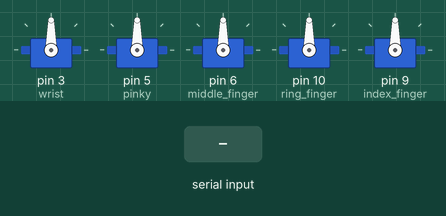
A sketch run on a simulated Arduino Uno, built with avr-gcc and run on an emulated ATmega328P. On the bench: 5 × servo. Inputs (shaded band) come from the test bench. What the sketch prints to the serial monitor is not drawn.

Above: at 1.2 s.
1.3 s: "90,45,200\n" received over Serial
At 2.5 s:
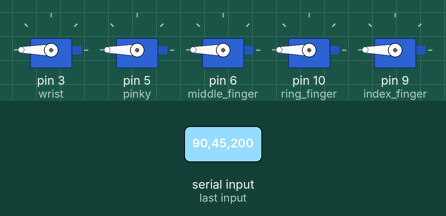
2.8 s: "5\n" received over Serial
At 3.6 s:
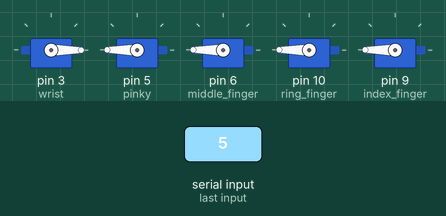
4.3 s: "1,90,45\n" received over Serial
At 4.8 s:
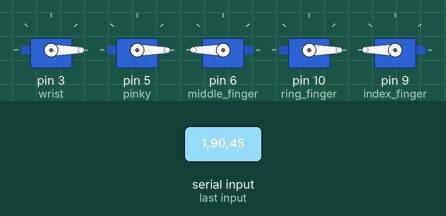
5.8 s: "90\n" received over Serial
At 7.0 s:
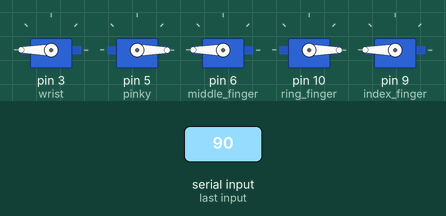
7.3 s: "1,90\n" received over Serial
At 8.2 s:
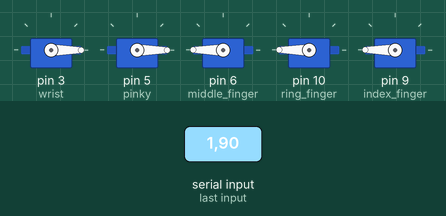
8.8 s: "200\n" received over Serial
At 9.4 s:
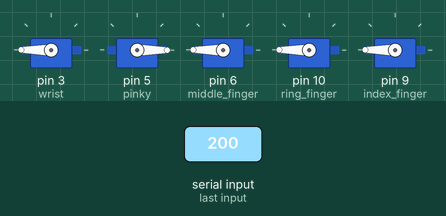
Timing chart, 0 to 11.3 s (numbered marks = the images above; inputs shaded):
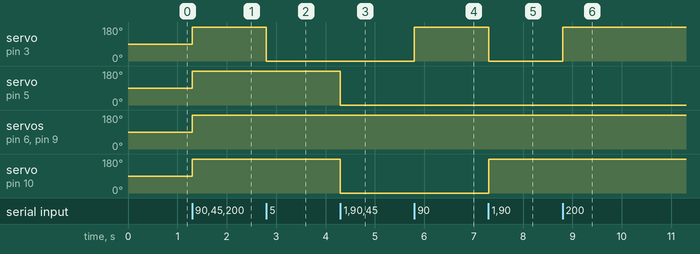

Measured:
- after the input at 1.3 s, servo on pin 3 (wrist), servo on pin 5 (pinky), servo on pin 6 (middle_finger), servo on pin 10 (ring_finger), servo on pin 9 (index_finger): 90° → 180° at once
- after the input at 2.8 s, servo on pin 3 (wrist): 180° → 0° at once
- after the input at 4.3 s, servo on pin 5 (pinky), servo on pin 10 (ring_finger): 180° → 0° at once
- after the input at 5.8 s, servo on pin 3 (wrist): 0° → 180° at once
- after the input at 7.3 s, servo on pin 3 (wrist): 180° → 0° at once; servo on pin 10 (ring_finger): 0° → 180° at once
- after the input at 8.8 s, servo on pin 3 (wrist): 0° → 180° at once

The sketch:

robo_hand.ino
```cpp
///////////////////////////////////////////////////////////////////////////

// Robotic hand control using hand landmark detection
// Arduino controller interface code
// Fathi Mahdi Elsiddig
// 11/11/2021
// This code receives the data from main.py through serial communication

/////////////////////////////////////////////////////////////////////////////

#include <Servo.h>

////////////////////////////////////////////////////////////////////////

Servo servo_wrist;
Servo servo_pinky;
Servo servo_m_f;
Servo servo_r_f;
Servo servo_i_f;

const int wrist = 3;
const int pinky = 5;
const int middle_finger = 6;
const int ring_finger = 10;
const int index_finger = 9;
float wrist_angle = 0;
float pinky_angle = 0;
float m_f_angle = 0;
float r_f_angle = 0;
float i_f_angle = 0;
//String msg[5];
//String *Ptr;
String  data;
////////////////////////////////////////////////////////////////////////////////////////////////

void setup()
{
 Serial.begin(2000000,SERIAL_8N1);
 Serial.setTimeout(0.8);
 pinMode(wrist,OUTPUT);
 pinMode(pinky,OUTPUT);
 pinMode(middle_finger,OUTPUT);
 pinMode(ring_finger,OUTPUT);
 pinMode(index_finger, OUTPUT);
 servo_wrist.attach(wrist);
 servo_pinky.attach(pinky);
 servo_m_f.attach(middle_finger);
 servo_r_f.attach(ring_finger);
 servo_i_f.attach(index_finger);
}

///////////////////////////////////////////////////////////////////////////////////////////////////////

void loop()
{

 while (!Serial.available());
 data = Serial.readString();
 //Serial.println(data);
 wrist_angle = atof(data.c_str())*100;
 pinky_angle = atof(data.c_str()+6)*100;
 m_f_angle = atof(data.c_str()+12)*100;
 r_f_angle = atof(data.c_str()+18)*100;
 i_f_angle = atof(data.c_str()+24)*100;
 //if (i_f_angle > 70.0)
 //{
   //i_f_angle = 70.0;
 //}

 //else if (i_f_angle < 40.0)
 //{
   //i_f_angle = 40.0;
 //}
 //Serial.print("value before: ");
 //Serial.println(i_f_angle);// for debugging only
 //Serial.println(data);
 //Serial.println(wrist_angle);// for debugging only
 //Serial.println(pinky_angle);// for debugging only
 //Serial.println(m_f_angle);// for debugging only
 //Serial.println(r_f_angle);// for debugging only
 wrist_angle = map(wrist_angle,50,60,180,50);
 m_f_angle = map(m_f_angle,40,70,170,0);
 r_f_angle = map(r_f_angle,40,70,170,0);
 i_f_angle = map(i_f_angle,40,70,170,0);
 pinky_angle = map(pinky_angle,40,70,170,0);
 Serial.print("value after: ");
 //Serial.println(i_f_angle);// for debugging only
 //analogWrite(wrist,wrist_angle);
 //analogWrite(pinky,pinky_angle);
 //analogWrite(middle_finger,m_f_angle);
 //analogWrite(ring_finger,r_f_angle);
 //analogWrite(index_finger,i_f_angle);
 servo_i_f.write(i_f_angle);
 servo_m_f.write(m_f_angle);
 servo_r_f.write(r_f_angle);
 servo_pinky.write(pinky_angle);
 servo_wrist.write(wrist_angle);
 delay(10);
  //Ptr = data;
 //wrist_angle = atof(data);
 //pinky_angle = atof(+2data);
 //m_f_angle = atof(+2data);
 //r_f_angle = atof(+2data);
 //i_f_angle = atof(+2data);
 //Serial.println(wrist_angle);
 //Serial.println(pinky_angle);
 //Serial.println(m_f_angle);
 //Serial.println(r_f_angle);
 //Serial.println(i_f_angle);

}
```
